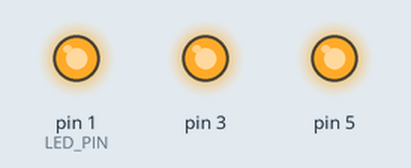
The sketch below on a simulated Arduino Uno, built with avr-gcc and run on an emulated ATmega328P. Parts: output pins drawn as LEDs (lit = HIGH).

Above: at 0.5 s.
At 3.5 s:
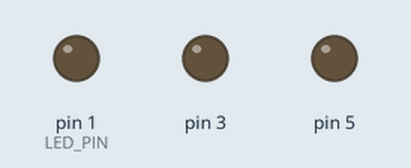
Timing chart, 0 to 4.6 s (numbered marks = the images above):
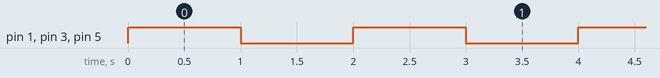

The sketch:

test_digistump.ino
```cpp
// Pin 0 en Modelo B
// Pin 1 en Modelo A
#define LED_PIN 1

void setup() {
  pinMode(LED_PIN, OUTPUT);
  pinMode(3, OUTPUT);
  pinMode(5, OUTPUT);
}

void loop() {
  digitalWrite(LED_PIN, HIGH);
  digitalWrite(3, HIGH);
  digitalWrite(5, HIGH);
  delay(1000);
  digitalWrite(LED_PIN, LOW);
  digitalWrite(3, LOW);
  digitalWrite(5, LOW);
  delay(1000);
}
```

Measured:
- by itself, pin 1 (LED_PIN), pin 3, pin 5: alternates HIGH for 1.0 s and LOW for 1.0 s
